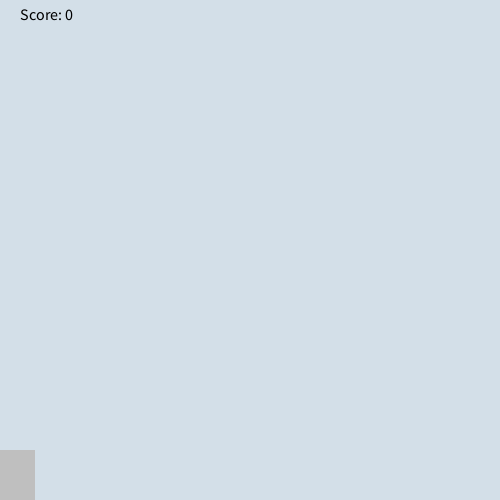
Frame 1 (no input)
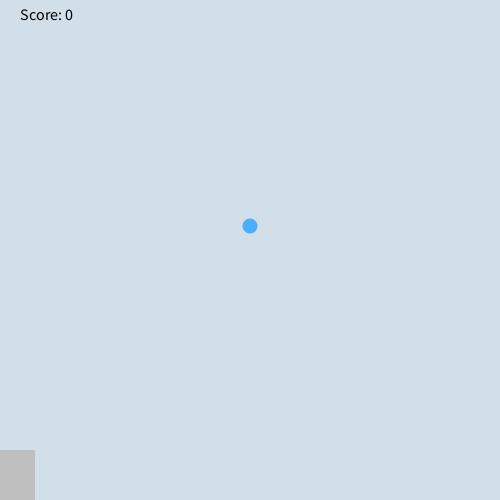
Frame 60 (the mouse pressed at the canvas centre just before this capture)
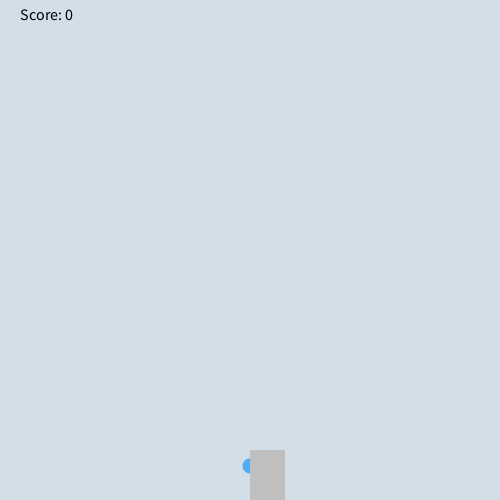
Frame 120 (the mouse held since frame 60 and released just before this capture)

The Processing sketch that drew these frames (run headless with seeded random() and noise(); from frame 60 on, the mouse is pressed at the canvas centre):

// Processing sketch: RainCatch
// ── RainCatch.pde
int y = -10;
float x = 250;
int score = 0;

void setup(){
  size(500, 500);
}

void draw(){
  background(#D3DFE8);
  fill(#4CADFA);
  noStroke();
  ellipse(x, y, 15, 15);
  
  fill(#BFBFBF);
  rect(mouseX, height - 50, 35, 50);
  
  y += 4;
  if(y >= height){
    y = -10;
    checkCatch();
    x = random(width);
  }
  
  fill(0);
  textSize(16);
  text("Score: " + score, 20, 20);
  
  if(score == 10){
    y = -10;
    textSize(40);
    text("You win!", 20, 250);
  }
}

void checkCatch(){
  println(x);
  if(x > mouseX && x < mouseX + 35){
    score ++;
    println("Score");
  }
  else if(score > 0){
    score --;
  }
}
